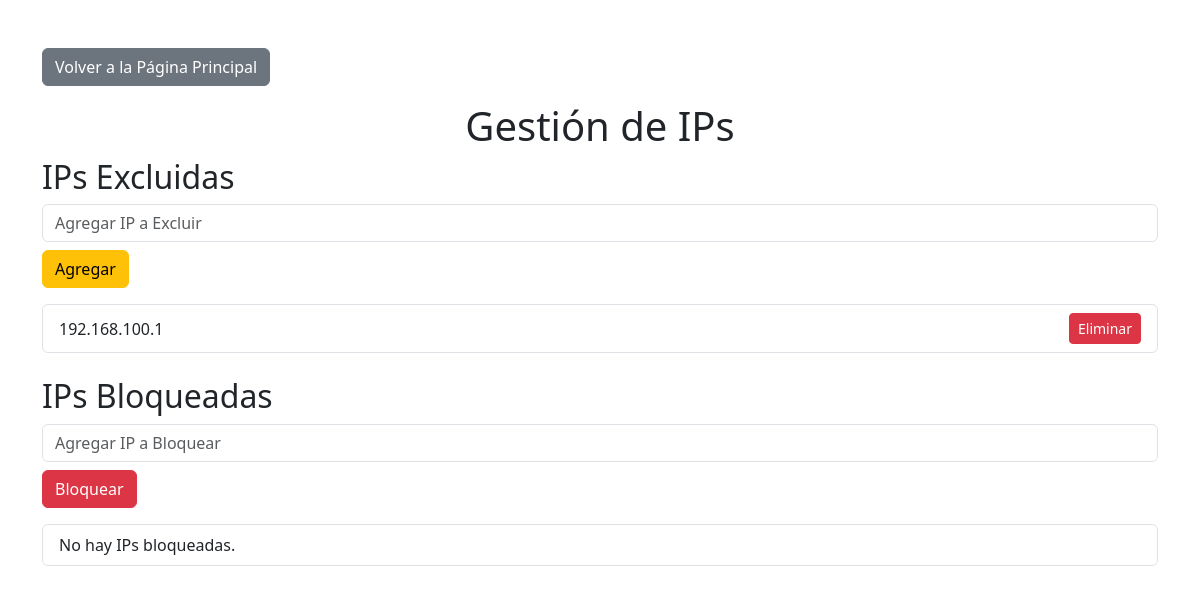
/configuracion_ips, run on an earlier commit of the app's database.
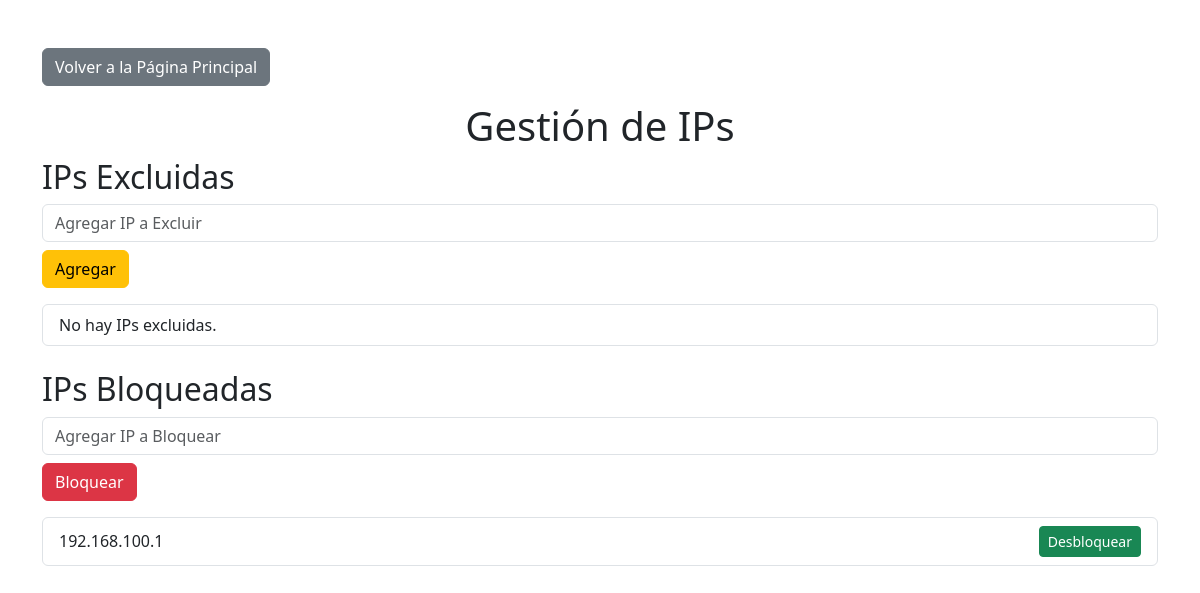
And on a later commit of the database.
### tables this page shows
CREATE TABLE ips_excluidas (
                id INTEGER PRIMARY KEY AUTOINCREMENT,
                ip TEXT UNIQUE NOT NULL
            );

CREATE TABLE ips_bloqueadas (
                id INTEGER PRIMARY KEY AUTOINCREMENT,
                ip TEXT UNIQUE NOT NULL
            );

### app.py (the view)
@app.route('/configuracion_ips')
def configuracion_ips():
    return render_template("configuracion_ips.html",
                           blocked_ips=get_blocked_ips(),
                           excluded_ips=get_excluded_ips())

### app.py (called while the page is built)
def get_db_connection():
    try:
        return sqlite3.connect(DB_PATH)
    except sqlite3.Error as e:
        print(f"Error al conectar a la base de datos: {e}")
        return None

def get_blocked_ips():
    conn = get_db_connection()
    if not conn:
        return []
    cursor = conn.cursor()
    cursor.execute("SELECT ip FROM ips_bloqueadas")
    blocked_ips = [row[0] for row in cursor.fetchall()]
    conn.close()
    return blocked_ips

def get_excluded_ips():
    conn = get_db_connection()
    if not conn:
        return []
    cursor = conn.cursor()
    cursor.execute("SELECT ip FROM ips_excluidas")
    excluded_ips = [row[0] for row in cursor.fetchall()]
    conn.close()
    return excluded_ips

### templates/configuracion_ips.html (shortened to what this page needs)
<!DOCTYPE html>
<html>
<head>
    <link rel="stylesheet" href="https://cdn.jsdelivr.net/npm/bootstrap@5.3.0/dist/css/bootstrap.min.css">
</head>
<body class="container mt-5">
    <button onclick="window.location.href='/'" class="btn btn-secondary mb-3">
        Volver a la Página Principal
    </button>
    <h1 class="text-center">Gestión de IPs</h1>
    <h2>IPs Excluidas</h2>
    <input type="text" id="excludeIpInput" class="form-control mb-2" placeholder="Agregar IP a Excluir">
    <button class="btn btn-warning" onclick="addExcludedIp()">Agregar</button>
    <ul class="list-group mt-3">
        {% if excluded_ips %}
            {% for ip in excluded_ips %}
                <li class="list-group-item d-flex justify-content-between align-items-center">
                    {{ ip }}
                    <button class="btn btn-danger btn-sm" onclick="removeExcludedIp('{{ ip }}')">Eliminar</button>
                </li>
            {% endfor %}
        {% else %}
            <li class="list-group-item">No hay IPs excluidas.</li>
        {% endif %}
    </ul>
    <h2 class="mt-4">IPs Bloqueadas</h2>
    <input type="text" id="blockIpInput" class="form-control mb-2" placeholder="Agregar IP a Bloquear">
    <button class="btn btn-danger" onclick="addBlockedIp()">Bloquear</button>
    <ul class="list-group mt-3">
        {% if blocked_ips %}
            {% for ip in blocked_ips %}
                <li class="list-group-item d-flex justify-content-between align-items-center">
                    {{ ip }}
                    <button class="btn btn-success btn-sm" onclick="unblockIp('{{ ip }}')">Desbloquear</button>
                </li>
            {% endfor %}
        {% else %}
            <li class="list-group-item">No hay IPs bloqueadas.</li>
        {% endif %}
    </ul>
</body>
</html>

What changed in the data, as far as the page shows it:
removed ips_excluidas: ip "192.168.100.1"
added ips_bloqueadas: ip "192.168.100.1"
Also different on the page:
text no longer shown: "No hay IPs bloqueadas."
text now shown: "No hay IPs excluidas."
